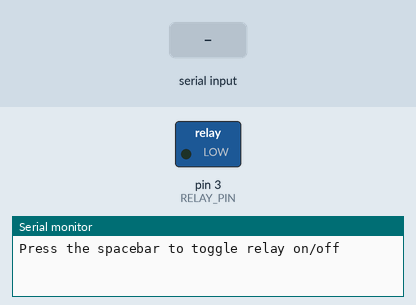
Simulated run of this sketch. Board: Arduino Uno, built with avr-gcc and run on an emulated ATmega328P. Shown: switched loads named in the sketch (green lamp = pin HIGH), the last lines printed to the serial monitor. Inputs (shaded band) come from the test bench.

Above: at 1.2 s.
1.3 s: byte 32 (' ') received over Serial
At 2.2 s:
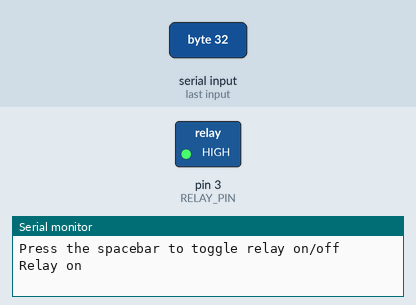
Timing chart, 0 to 4.3 s (numbered marks = the images above; inputs shaded):
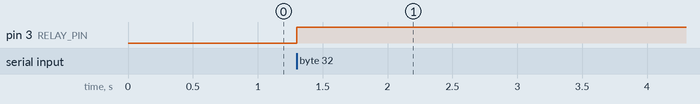

Measured:
- after the input at 1.3 s, pin 3 (RELAY_PIN): LOW → HIGH at once

The sketch:

relay.ino
```cpp
// Maurice Ribble
// 4-6-2008
// http://www.glacialwanderer.com/hobbyrobotics

// This code just lets you turn a digital out pin on and off.  That's
// all that is needed to verify a relay curcuit is working.
// Press the space bar to toggle the relay on and off.

#define RELAY_PIN 3

void setup()
{
  pinMode(RELAY_PIN, OUTPUT);
  Serial.begin(9600); // open serial
  Serial.println("Press the spacebar to toggle relay on/off");
}

void loop()
{
  static int relayVal = 0;
  int cmd;

  while (Serial.available() > 0)
  {
    cmd = Serial.read();

    switch (cmd)
    {
    case ' ':
      {
        relayVal ^= 1; // xor current value with 1 (causes value to toggle)
        if (relayVal)
          Serial.println("Relay on");
        else
          Serial.println("Relay off");
        break;
      }
    default:
      {
        Serial.println("Press the spacebar to toggle relay on/off");
      }
    }

    if (relayVal)
      digitalWrite(RELAY_PIN, HIGH);
    else
      digitalWrite(RELAY_PIN, LOW);
   }
}
```
